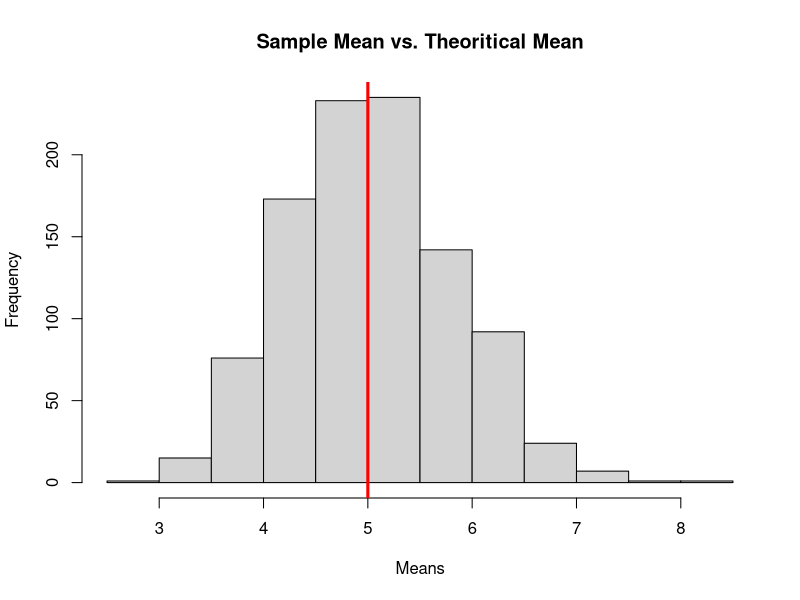
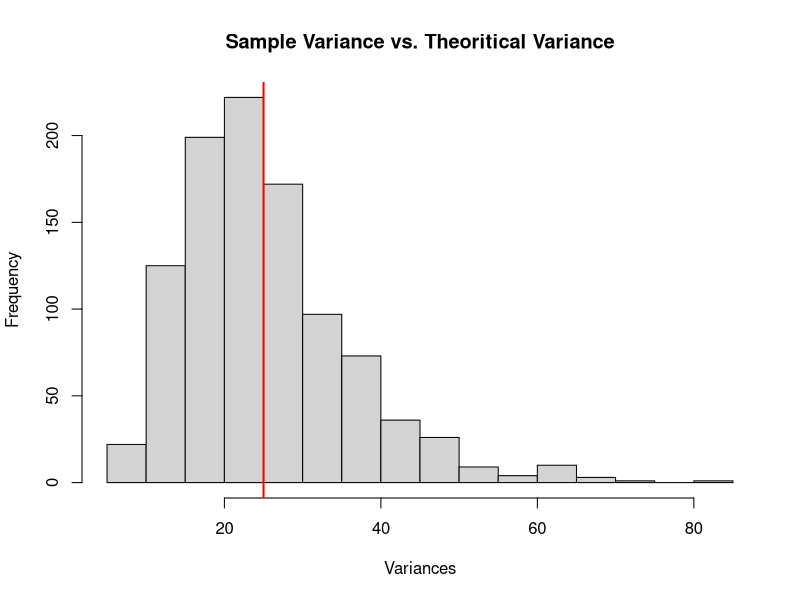
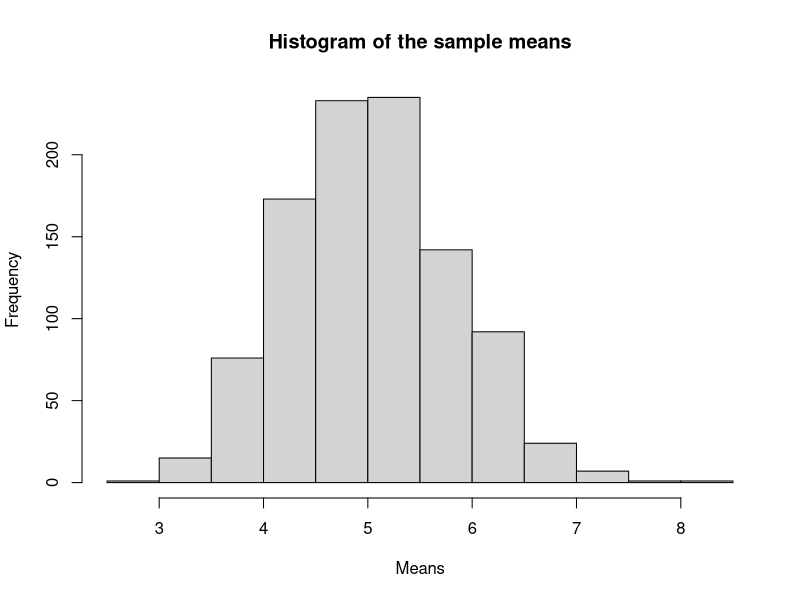

Recreate these plots in R, in order.
## ---- chunk 1
num <- 40 # Number of averages
lambda <- 0.2 # By default, our lambda value will be permanently set to 0.2
numsim <- 1000 # Number of simulations

# Simulating the random generation of an exponential distribution
simulateddata <- matrix(data=replicate(numsim, rexp(n=num, rate=lambda)),
                        nrow=numsim,
                        ncol=num,
                        byrow=TRUE )

## ---- chunk 2
# Calculating the overall means
mns <- rowMeans(simulateddata)
mean(mns)

# Calculating the mean
1 / lambda

## ---- chunk 3
# Displaying the histogram of all simulated means of 40 random exponantials
hist(mns, xlab="Means", ylab="Frequency", main="Sample Mean vs. Theoritical Mean")
abline(v=1/lambda, col="red", lwd=3)

## ---- chunk 4
# Calculating the variances and averaging them:
vrs = NULL
for (i in 1:numsim) {
  vrs = c(vrs, var(simulateddata[i, ]))
}
mean(vrs)

# Calculating the variance
(1 / lambda)^2

## ---- chunk 5
hist(vrs, xlab="Variances", ylab="Frequency", main="Sample Variance vs. Theoritical Variance")
abline(v=(1/lambda)^2, col="red", lwd=2)

## ---- chunk 6

hist(mns, xlab="Means", ylab="Frequency", main="Histogram of the sample means")

